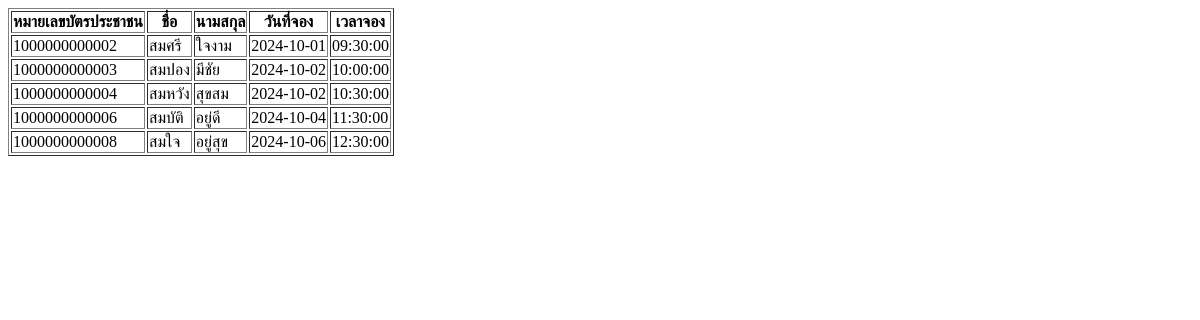
Page /webpage1_1.php on the earlier database version.
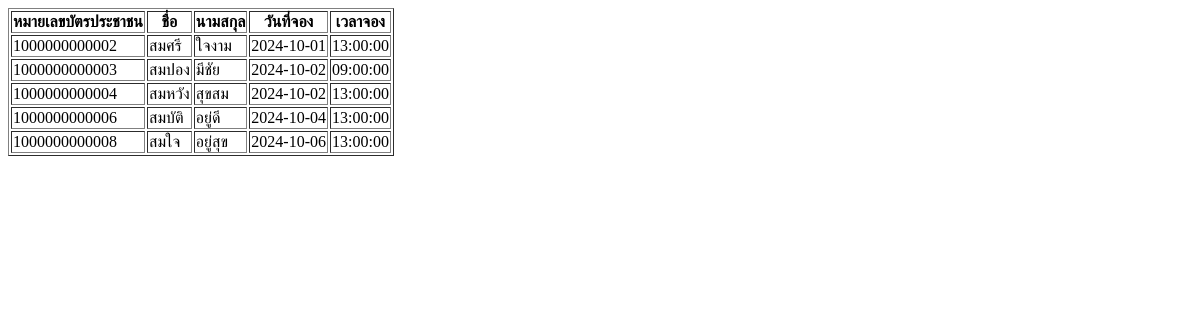
Same page on the later database version.
### tables this page shows
CREATE TABLE Reservation (
    reservation_id INT AUTO_INCREMENT NOT NULL,
    reserve_date DATE NOT NULL,
    reserve_time TIME NOT NULL,
    queue_no INT NOT NULL,
    checklist_id INT NOT NULL,
    national_id VARCHAR(13) NOT NULL,
    duration_id VARCHAR(2) NOT NULL,

    PRIMARY KEY (reservation_id),
    Foreign Key (checklist_id) REFERENCES Checklist(checklist_id),
    Foreign Key (national_id) REFERENCES Users(national_id),
    Foreign key (duration_id) REFERENCES Post_Duration(Duration_id)
);

CREATE TABLE Users (
    national_id VARCHAR(13) NOT NULL,
    firstname VARCHAR(50) NOT NULL,
    lastname VARCHAR(50) NOT NULL,
    Email VARCHAR(50),
    phone_num VARCHAR(10), 
    birthdate DATE,
    user_role TINYINT(1),
    user_cate_id TINYINT(1) NOT NULL,
    passwd VARCHAR(100),

    PRIMARY KEY (national_id),
    FOREIGN KEY (user_cate_id) REFERENCES User_category(user_cate_id)
);

### webpage1_1.php (the view)
<?php include "connect.php" ?>
<html>
<head><meta charset="utf-8"></head>
<body>
    <?php
        $stmt = $pdo->prepare("SELECT Users.national_id, Users.firstname, Users.lastname, Reservation.reserve_date, Reservation.reserve_time
FROM Reservation
JOIN Users ON Reservation.national_id = Users.national_id
WHERE MONTH(Reservation.reserve_date) = '10'
AND Users.user_cate_id = 1;");
        $stmt->execute();
        echo "<table border='1'>";
        echo "<tr>";
        echo "<th>หมายเลขบัตรประชาชน</th>";
        echo "<th>ชื่อ</th>";
        echo "<th>นามสกุล</th>";
        echo "<th>วันที่จอง</th>";
        echo "<th>เวลาจอง</th>";
        echo "</tr>";
        while ($row = $stmt->fetch()) {
            echo "<tr>";
            echo "<td>" . $row["national_id"] . "</td>";
            echo "<td>" . $row["firstname"] . "</td>";
            echo "<td>" . $row["lastname"] . "</td>";
            echo "<td>" . $row["reserve_date"] . "</td>";
            echo "<td>" . $row["reserve_time"] . "</td>";
            echo "</tr>";
        }
        echo "</table>";
    ?>
</body>
</html>

Differences in the rows shown:
changed reservation "สมศรี": reserve_time "09:30:00" → "13:00:00"
changed reservation "สมปอง": reserve_time "10:00:00" → "09:00:00"
changed reservation "สมหวัง": reserve_time "10:30:00" → "13:00:00"
changed reservation "สมบัติ": reserve_time "11:30:00" → "13:00:00"
changed reservation "สมใจ": reserve_time "12:30:00" → "13:00:00"
